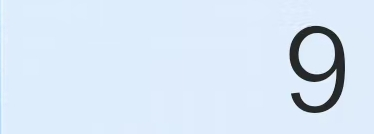
#> input picture test/JunjieXie/XiaoYuanKouSuan/pic3.jpg, 374 x 134 px, found by its file name
$ python read_image.py
#> lines starting #> are read from the running program, lines starting #| are printed output that depends on the picture; after the words box and inside, x2 and y2 are one past the last pixel; in counts of white or black regions, pixels touching at a corner belong together
import cv2
import pytesseract
pytesseract.pytesseract.tesseract_cmd = r'D:\Tesseract-OCR\tesseract.exe'


def preprocess_image(img_path):
    """
    使用 OpenCV 对图像进行预处理以提高 OCR 识别准确率。
    """
    # 读取图像
    img = cv2.imread(img_path, cv2.IMREAD_GRAYSCALE)
#> img: shape (134, 374); min 28, max 246, mean 227

    # 对图像进行二值化处理
    _, img_bin = cv2.threshold(img, 128, 255, cv2.THRESH_BINARY | cv2.THRESH_OTSU)
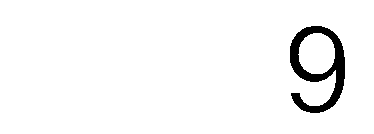
#> img_bin: shape (134, 374); 96.3% white; 1 black region, box (x1, y1, x2, y2) and area: (290, 26, 345, 113) 1844

    # 反转二值图像（因为Tesseract处理白色背景和黑色文字效果更好）
    img_bin = cv2.bitwise_not(img_bin)

    return img_bin


def recognize_digits(img_path):
    """
    识别图像中的数字。
    """
    # 预处理图像
    processed_img = preprocess_image(img_path)

    # 配置 Tesseract 只识别数字
    custom_config = r'--oem 3 --psm 6 outputbase digits'

    # 使用 pytesseract 识别图像中的数字
#> (the run stopped early here; a loop or call above may not have finished)

$ run again, with test/JunjieXie/XiaoYuanKouSuan/pic1.jpg copied over test/JunjieXie/XiaoYuanKouSuan/pic3.jpg
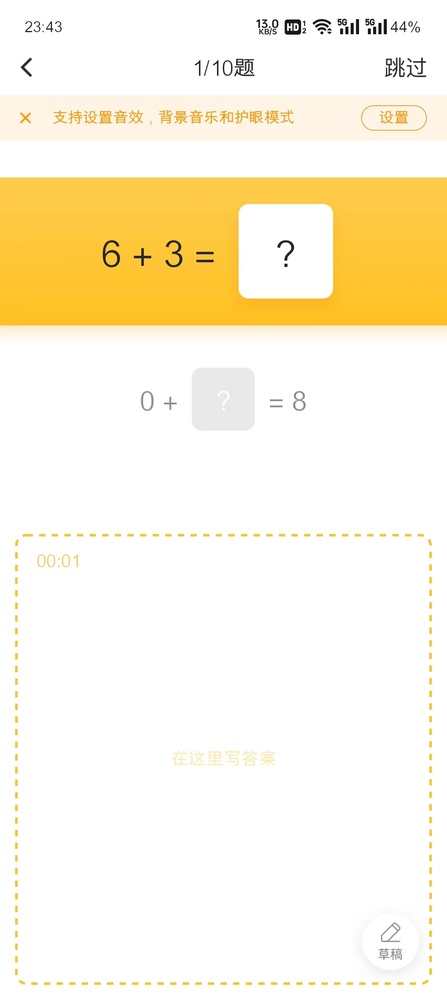
#> input picture test/JunjieXie/XiaoYuanKouSuan/pic1.jpg, 447 x 1000 px, shrunk from 1240 x 2772 before the run, found by its file name
#> in preprocess_image, `img = cv2.imread(img_path, cv2.IMREAD_GRAYSCALE)`:
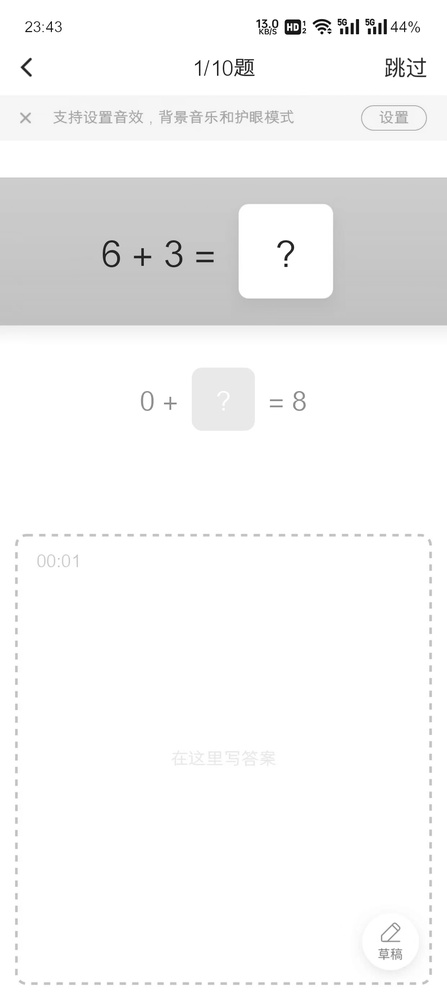
#> img: shape (1000, 447); min 0, max 255, mean 245.2
#> in preprocess_image, `_, img_bin = cv2.threshold(img, 128, 255, cv2.THRESH_BINARY | cv2.THRE..`:
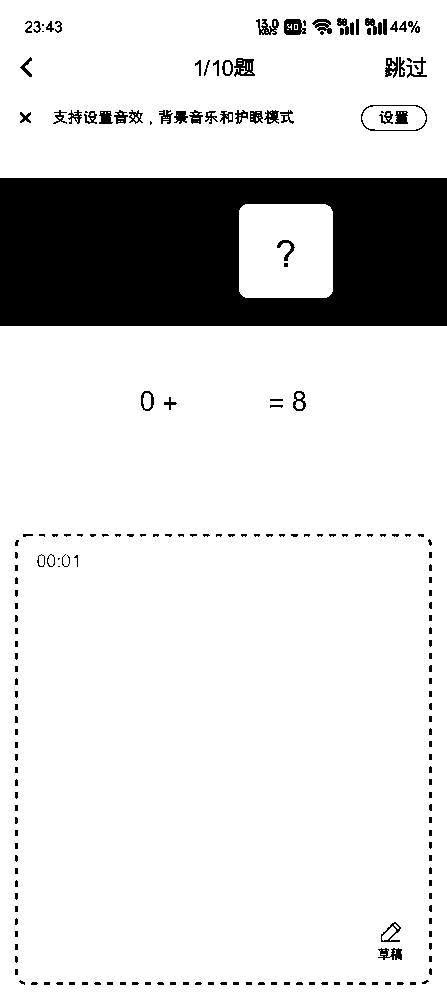
#> img_bin: shape (1000, 447); 85.5% white; 207 black regions (146 under 20 px), largest, box (x1, y1, x2, y2) and area: (0, 178, 447, 326) 57392, (284, 19, 306, 35) 251, (234, 58, 255, 77) 247

$ run again, with test/JunjieXie/XiaoYuanKouSuan/pic2.jpg copied over test/JunjieXie/XiaoYuanKouSuan/pic3.jpg
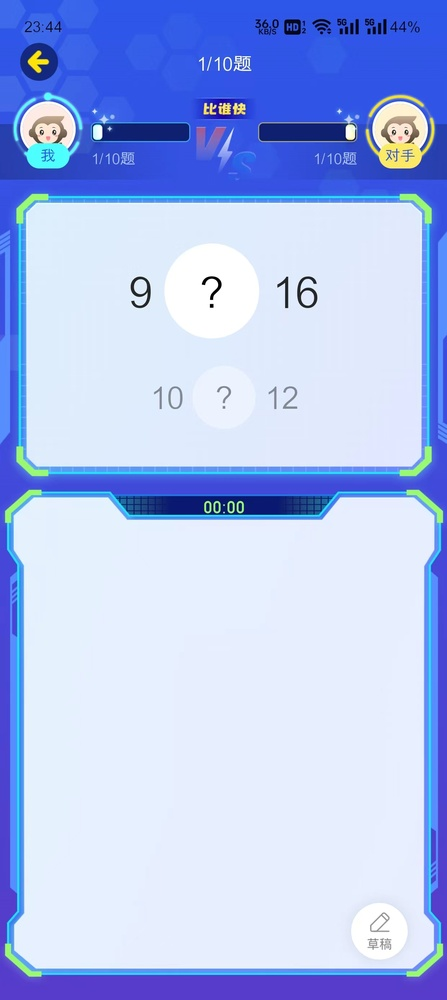
#> input picture test/JunjieXie/XiaoYuanKouSuan/pic2.jpg, 447 x 1000 px, shrunk from 1240 x 2772 before the run, found by its file name
#> in preprocess_image, `img = cv2.imread(img_path, cv2.IMREAD_GRAYSCALE)`:
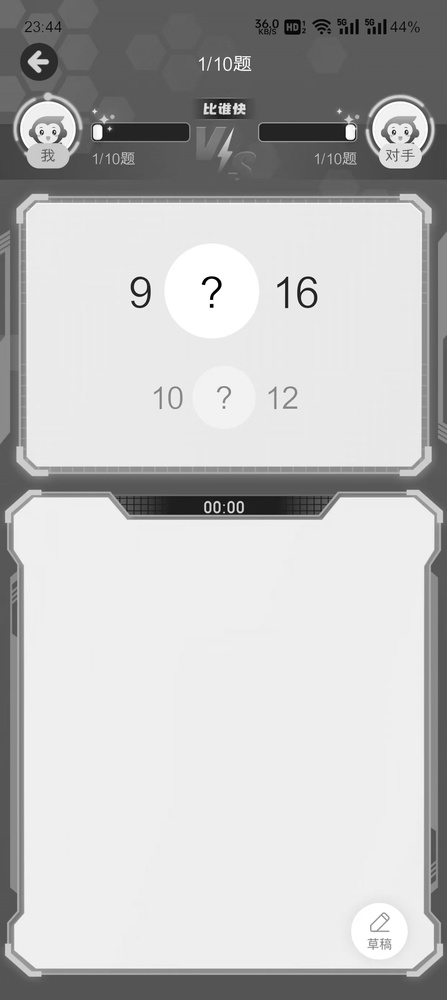
#> img: shape (1000, 447); min 0, max 255, mean 190.3
#> in preprocess_image, `_, img_bin = cv2.threshold(img, 128, 255, cv2.THRESH_BINARY | cv2.THRE..`:
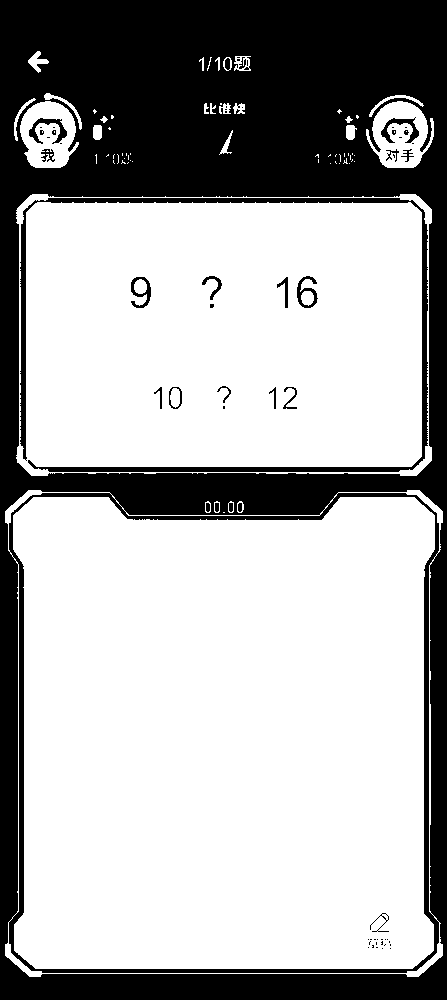
#> img_bin: shape (1000, 447); 67.5% white; 61 black regions (40 under 20 px), largest, box (x1, y1, x2, y2) and area: (0, 0, 447, 1000) 136689, (20, 198, 428, 472) 6200, (29, 118, 67, 144) 335

$ run again, with test/JunjieXie/XiaoYuanKouSuan/origin.png saved as test/JunjieXie/XiaoYuanKouSuan/pic3.jpg
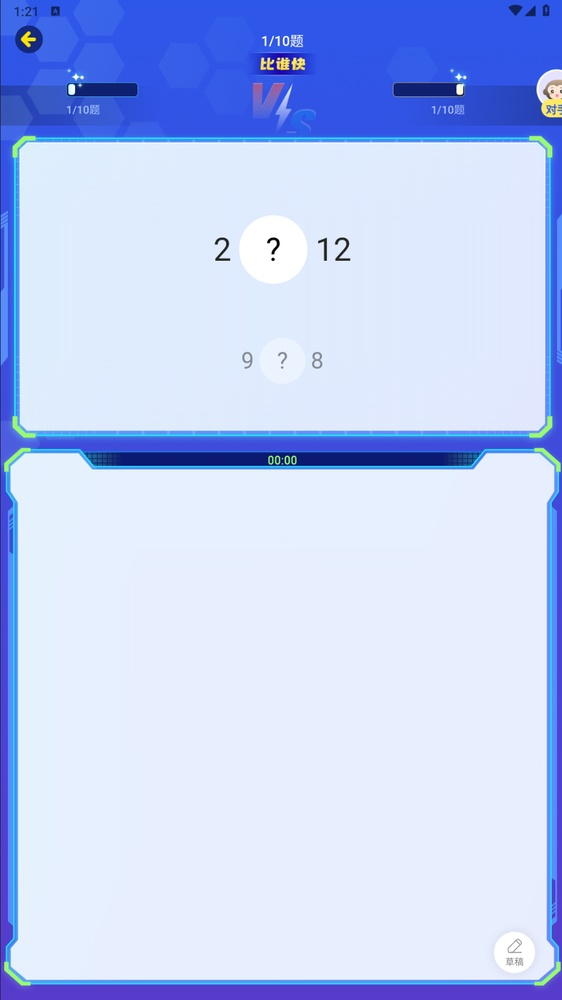
#> input picture test/JunjieXie/XiaoYuanKouSuan/origin.png, 562 x 1000 px, shrunk from 927 x 1649 before the run, found by its file name
#> in preprocess_image, `img = cv2.imread(img_path, cv2.IMREAD_GRAYSCALE)`:
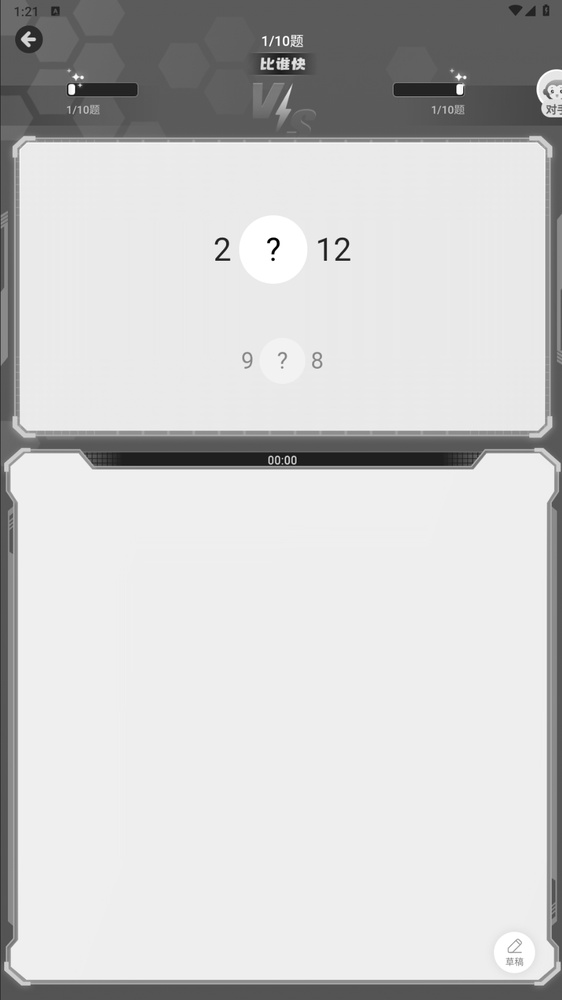
#> img: shape (1000, 562); min 0, max 255, mean 203.2
#> in preprocess_image, `_, img_bin = cv2.threshold(img, 128, 255, cv2.THRESH_BINARY | cv2.THRE..`:
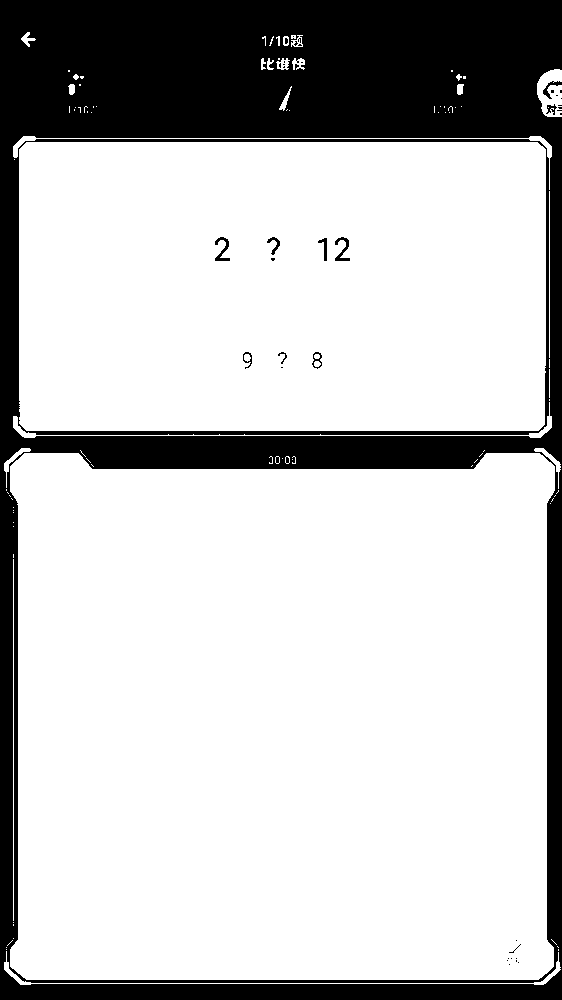
#> img_bin: shape (1000, 562); 76.5% white; 39 black regions (29 under 20 px), largest, box (x1, y1, x2, y2) and area: (0, 0, 562, 1000) 130975, (215, 237, 230, 261) 149, (335, 237, 350, 261) 149
